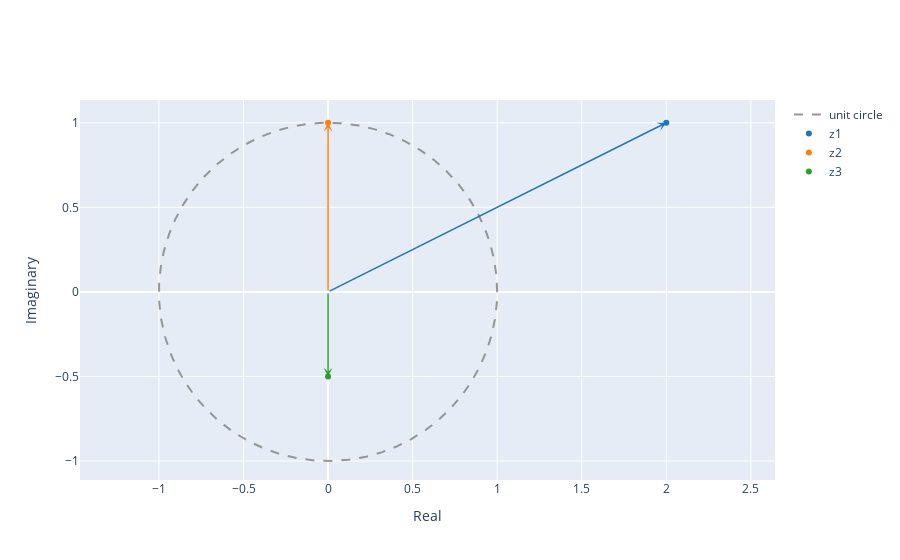

The notebook cell this image was saved under:
### Code cell
z1 = 2 + 1j
z2 = 1j
z3 = -0.5j
plot_complex([z1, z2, z3], name=['z1', 'z2', 'z3'])

### Figure 1 — Plotly figure (JSON) as saved in the notebook; plotly's stock layout.template omitted (floating-point values rounded to 4 significant figures; data arrays with more than 128 entries replaced by an {"elided": "..."} marker saying what was removed)
{"data": [{"line": {"color": "rgb(150,150,150)", "dash": "dash", "shape": "linear"}, "mode": "lines", "name": "unit circle", "type": "scatter", "x": {"elided": "1000 float values"}, "y": {"elided": "1000 float values"}}, {"marker": {"color": "#1f77b4"}, "mode": "markers", "name": "z1", "type": "scatter", "x": [2], "y": [1]}, {"marker": {"color": "#ff7f0e"}, "mode": "markers", "name": "z2", "type": "scatter", "x": [0], "y": [1]}, {"marker": {"color": "#2ca02c"}, "mode": "markers", "name": "z3", "type": "scatter", "x": [0], "y": [-0.5]}], "layout": {"annotations": [{"arrowcolor": "#1f77b4", "arrowhead": 3, "arrowwidth": 1.5, "ax": 0, "axref": "x", "ay": 0, "ayref": "y", "showarrow": true, "text": "", "x": 2, "y": 1}, {"arrowcolor": "#ff7f0e", "arrowhead": 3, "arrowwidth": 1.5, "ax": 0, "axref": "x", "ay": 0, "ayref": "y", "showarrow": true, "text": "", "x": 0, "y": 1}, {"arrowcolor": "#2ca02c", "arrowhead": 3, "arrowwidth": 1.5, "ax": 0, "axref": "x", "ay": 0, "ayref": "y", "showarrow": true, "text": "", "x": 0, "y": -0.5}], "xaxis": {"title": {"text": "Real"}}, "yaxis": {"scaleanchor": "x", "scaleratio": 1, "title": {"text": "Imaginary"}}}}
